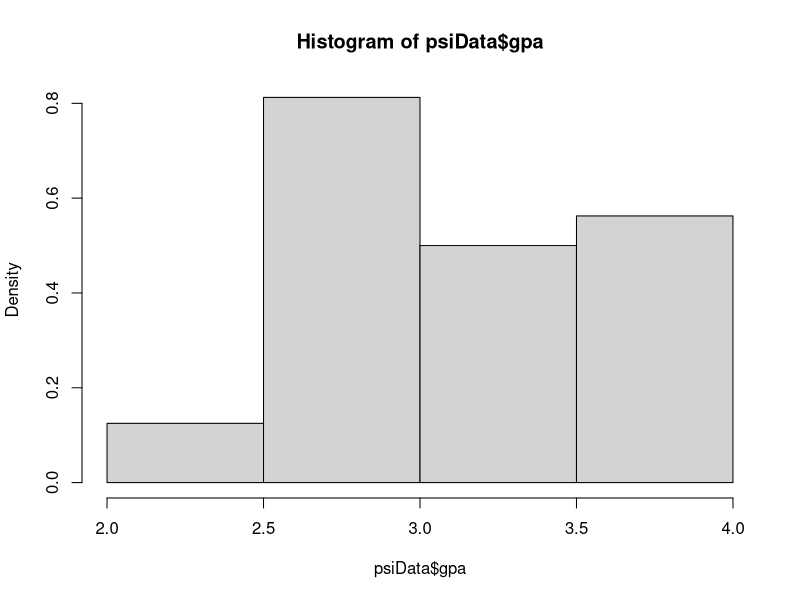

Reproduce this figure in R.
psiData = read.table("./data/psi.txt", header = TRUE)

hist(psiData$gpa, freq = FALSE)
summary(psiData)

xtabs(~passed + psi, data = psiData)
